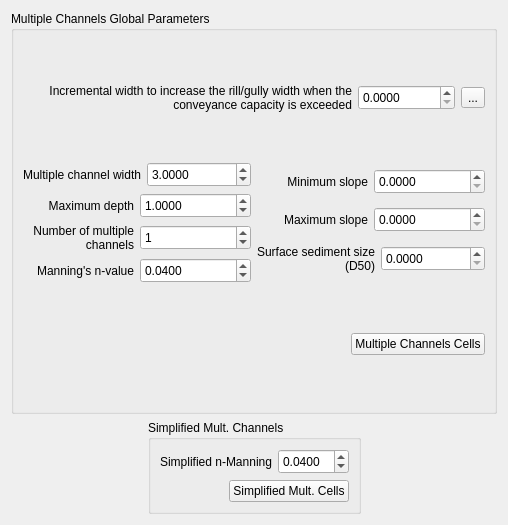
<?xml version="1.0" encoding="UTF-8"?>
<ui version="4.0">
 <class>f2d_widget</class>
 <widget class="QWidget" name="f2d_widget">
  <property name="geometry">
   <rect>
    <x>0</x>
    <y>0</y>
    <width>508</width>
    <height>525</height>
   </rect>
  </property>
  <property name="sizePolicy">
   <sizepolicy hsizetype="Preferred" vsizetype="Preferred">
    <horstretch>0</horstretch>
    <verstretch>0</verstretch>
   </sizepolicy>
  </property>
  <property name="minimumSize">
   <size>
    <width>250</width>
    <height>0</height>
   </size>
  </property>
  <property name="windowTitle">
   <string>FLO-2D Widget</string>
  </property>
  <layout class="QGridLayout" name="gridLayout_3">
   <item row="0" column="0">
    <widget class="QGroupBox" name="muiltiple_channels_global_grp">
     <property name="sizePolicy">
      <sizepolicy hsizetype="Preferred" vsizetype="Preferred">
       <horstretch>0</horstretch>
       <verstretch>0</verstretch>
      </sizepolicy>
     </property>
     <property name="minimumSize">
      <size>
       <width>0</width>
       <height>83</height>
      </size>
     </property>
     <property name="title">
      <string>Multiple Channels Global Parameters</string>
     </property>
     <property name="checkable">
      <bool>false</bool>
     </property>
     <layout class="QGridLayout" name="gridLayout">
      <item row="2" column="0">
       <layout class="QHBoxLayout" name="horizontalLayout_11">
        <item>
         <spacer name="horizontalSpacer">
          <property name="orientation">
           <enum>Qt::Horizontal</enum>
          </property>
          <property name="sizeHint" stdset="0">
           <size>
            <width>37</width>
            <height>17</height>
           </size>
          </property>
         </spacer>
        </item>
        <item>
         <widget class="QPushButton" name="individual_multiple_channels_data_btn">
          <property name="toolTip">
           <string>&lt;html&gt;&lt;head/&gt;&lt;body&gt;&lt;p&gt;Individual Multiple Channel Data&lt;/p&gt;&lt;/body&gt;&lt;/html&gt;</string>
          </property>
          <property name="text">
           <string>Multiple Channels Cells</string>
          </property>
         </widget>
        </item>
       </layout>
      </item>
      <item row="1" column="0">
       <layout class="QHBoxLayout" name="horizontalLayout_12">
        <item>
         <layout class="QVBoxLayout" name="verticalLayout">
          <item>
           <layout class="QHBoxLayout" name="horizontalLayout">
            <item>
             <widget class="QLabel" name="label_21">
              <property name="sizePolicy">
               <sizepolicy hsizetype="Preferred" vsizetype="Preferred">
                <horstretch>0</horstretch>
                <verstretch>0</verstretch>
               </sizepolicy>
              </property>
              <property name="toolTip">
               <string>&lt;html&gt;&lt;head/&gt;&lt;body&gt;&lt;p&gt;&lt;span style=&quot; font-weight:600;&quot;&gt;WDRALL&lt;/span&gt;&lt;/p&gt;&lt;p&gt;(ft or m)&lt;/p&gt;&lt;p&gt;Global assignment of the multiple channel width to all grid elements. If WDRALL = 0, all global variables are set to zero. &lt;/p&gt;&lt;p&gt;0 - 1000 ft&lt;/p&gt;&lt;p&gt;0 - 300 m&lt;/p&gt;&lt;/body&gt;&lt;/html&gt;</string>
              </property>
              <property name="text">
               <string>Multiple channel width</string>
              </property>
              <property name="alignment">
               <set>Qt::AlignRight|Qt::AlignTrailing|Qt::AlignVCenter</set>
              </property>
              <property name="wordWrap">
               <bool>true</bool>
              </property>
             </widget>
            </item>
            <item>
             <widget class="QDoubleSpinBox" name="mc_width_dbox">
              <property name="sizePolicy">
               <sizepolicy hsizetype="Preferred" vsizetype="Fixed">
                <horstretch>0</horstretch>
                <verstretch>0</verstretch>
               </sizepolicy>
              </property>
              <property name="minimumSize">
               <size>
                <width>0</width>
                <height>25</height>
               </size>
              </property>
              <property name="maximumSize">
               <size>
                <width>16777215</width>
                <height>25</height>
               </size>
              </property>
              <property name="toolTip">
               <string>&lt;html&gt;&lt;head/&gt;&lt;body&gt;&lt;p&gt;WDRALL&lt;/p&gt;&lt;/body&gt;&lt;/html&gt;</string>
              </property>
              <property name="buttonSymbols">
               <enum>QAbstractSpinBox::UpDownArrows</enum>
              </property>
              <property name="decimals">
               <number>4</number>
              </property>
              <property name="maximum">
               <double>9999999.000000000000000</double>
              </property>
              <property name="singleStep">
               <double>1.000000000000000</double>
              </property>
              <property name="value">
               <double>3.000000000000000</double>
              </property>
             </widget>
            </item>
           </layout>
          </item>
          <item>
           <layout class="QHBoxLayout" name="horizontalLayout_2">
            <item>
             <widget class="QLabel" name="label_26">
              <property name="sizePolicy">
               <sizepolicy hsizetype="Preferred" vsizetype="Preferred">
                <horstretch>0</horstretch>
                <verstretch>0</verstretch>
               </sizepolicy>
              </property>
              <property name="toolTip">
               <string>&lt;html&gt;&lt;head/&gt;&lt;body&gt;&lt;p&gt;&lt;span style=&quot; font-weight:600;&quot;&gt;DMALL&lt;/span&gt;&lt;/p&gt;&lt;p&gt;(ft or m)&lt;/p&gt;&lt;p&gt;Global assignment of the maximum depth to all grid elements.&lt;/p&gt;&lt;p&gt;0 - 1000 ft&lt;/p&gt;&lt;p&gt;0 - 300 m&lt;/p&gt;&lt;/body&gt;&lt;/html&gt;</string>
              </property>
              <property name="text">
               <string>Maximum depth</string>
              </property>
              <property name="alignment">
               <set>Qt::AlignRight|Qt::AlignTrailing|Qt::AlignVCenter</set>
              </property>
              <property name="wordWrap">
               <bool>true</bool>
              </property>
             </widget>
            </item>
            <item>
             <widget class="QDoubleSpinBox" name="mc_depth_dbox">
              <property name="sizePolicy">
               <sizepolicy hsizetype="Preferred" vsizetype="Fixed">
                <horstretch>0</horstretch>
                <verstretch>0</verstretch>
               </sizepolicy>
              </property>
              <property name="minimumSize">
               <size>
                <width>0</width>
                <height>25</height>
               </size>
              </property>
              <property name="maximumSize">
               <size>
                <width>16777215</width>
                <height>25</height>
               </size>
              </property>
              <property name="toolTip">
               <string>&lt;html&gt;&lt;head/&gt;&lt;body&gt;&lt;p&gt;DMALL&lt;/p&gt;&lt;/body&gt;&lt;/html&gt;</string>
              </property>
              <property name="buttonSymbols">
               <enum>QAbstractSpinBox::UpDownArrows</enum>
              </property>
              <property name="decimals">
               <number>4</number>
              </property>
              <property name="maximum">
               <double>9999999.000000000000000</double>
              </property>
              <property name="singleStep">
               <double>1.000000000000000</double>
              </property>
              <property name="value">
               <double>1.000000000000000</double>
              </property>
             </widget>
            </item>
           </layout>
          </item>
          <item>
           <layout class="QHBoxLayout" name="horizontalLayout_3">
            <item>
             <widget class="QLabel" name="label_27">
              <property name="sizePolicy">
               <sizepolicy hsizetype="Preferred" vsizetype="Preferred">
                <horstretch>0</horstretch>
                <verstretch>0</verstretch>
               </sizepolicy>
              </property>
              <property name="toolTip">
               <string>&lt;html&gt;&lt;head/&gt;&lt;body&gt;&lt;p&gt;&lt;span style=&quot; font-weight:600;&quot;&gt;NODCHNSALL&lt;/span&gt;&lt;/p&gt;&lt;p&gt;Global assignment of the number of multiple channels to all grid elements. &lt;/p&gt;&lt;p&gt;1 - 100&lt;/p&gt;&lt;/body&gt;&lt;/html&gt;</string>
              </property>
              <property name="text">
               <string>Number of multiple channels</string>
              </property>
              <property name="alignment">
               <set>Qt::AlignRight|Qt::AlignTrailing|Qt::AlignVCenter</set>
              </property>
              <property name="wordWrap">
               <bool>true</bool>
              </property>
             </widget>
            </item>
            <item>
             <widget class="QSpinBox" name="mc_number_sbox">
              <property name="minimumSize">
               <size>
                <width>0</width>
                <height>25</height>
               </size>
              </property>
              <property name="maximumSize">
               <size>
                <width>16777215</width>
                <height>25</height>
               </size>
              </property>
              <property name="toolTip">
               <string>&lt;html&gt;&lt;head/&gt;&lt;body&gt;&lt;p&gt;NODCHNSALL&lt;/p&gt;&lt;/body&gt;&lt;/html&gt;</string>
              </property>
              <property name="maximum">
               <number>100000</number>
              </property>
              <property name="value">
               <number>1</number>
              </property>
             </widget>
            </item>
           </layout>
          </item>
          <item>
           <layout class="QHBoxLayout" name="horizontalLayout_4">
            <item>
             <widget class="QLabel" name="label_28">
              <property name="sizePolicy">
               <sizepolicy hsizetype="Preferred" vsizetype="Preferred">
                <horstretch>0</horstretch>
                <verstretch>0</verstretch>
               </sizepolicy>
              </property>
              <property name="toolTip">
               <string>&lt;html&gt;&lt;head/&gt;&lt;body&gt;&lt;p&gt;&lt;span style=&quot; font-weight:600;&quot;&gt;XNMULTALL(K)&lt;/span&gt;&lt;/p&gt;&lt;p&gt;Global assignment of the multiple channel n-values to all the grid elements.&lt;/p&gt;&lt;p&gt;0.01 - 0.5&lt;/p&gt;&lt;/body&gt;&lt;/html&gt;</string>
              </property>
              <property name="text">
               <string>Manning's n-value</string>
              </property>
              <property name="alignment">
               <set>Qt::AlignRight|Qt::AlignTrailing|Qt::AlignVCenter</set>
              </property>
              <property name="wordWrap">
               <bool>true</bool>
              </property>
             </widget>
            </item>
            <item>
             <widget class="QDoubleSpinBox" name="mc_manning_dbox">
              <property name="sizePolicy">
               <sizepolicy hsizetype="Preferred" vsizetype="Fixed">
                <horstretch>0</horstretch>
                <verstretch>0</verstretch>
               </sizepolicy>
              </property>
              <property name="minimumSize">
               <size>
                <width>0</width>
                <height>25</height>
               </size>
              </property>
              <property name="maximumSize">
               <size>
                <width>16777215</width>
                <height>25</height>
               </size>
              </property>
              <property name="toolTip">
               <string>&lt;html&gt;&lt;head/&gt;&lt;body&gt;&lt;p&gt;XNMULTALL(K)&lt;/p&gt;&lt;/body&gt;&lt;/html&gt;</string>
              </property>
              <property name="buttonSymbols">
               <enum>QAbstractSpinBox::UpDownArrows</enum>
              </property>
              <property name="decimals">
               <number>4</number>
              </property>
              <property name="maximum">
               <double>9999999.000000000000000</double>
              </property>
              <property name="singleStep">
               <double>1.000000000000000</double>
              </property>
              <property name="value">
               <double>0.040000000000000</double>
              </property>
             </widget>
            </item>
           </layout>
          </item>
         </layout>
        </item>
        <item>
         <layout class="QVBoxLayout" name="verticalLayout_2">
          <item>
           <layout class="QHBoxLayout" name="horizontalLayout_5">
            <item>
             <widget class="QLabel" name="label_29">
              <property name="sizePolicy">
               <sizepolicy hsizetype="Preferred" vsizetype="Preferred">
                <horstretch>0</horstretch>
                <verstretch>0</verstretch>
               </sizepolicy>
              </property>
              <property name="toolTip">
               <string>&lt;html&gt;&lt;head/&gt;&lt;body&gt;&lt;p&gt;&lt;span style=&quot; font-weight:600;&quot;&gt;SSLOPEMIN&lt;/span&gt;&lt;/p&gt;&lt;p&gt;(dimensionless)&lt;/p&gt;&lt;p&gt;Minimum slope that multiple channel assignments will be made at run time. &lt;/p&gt;&lt;p&gt;0.0 - 1.0&lt;/p&gt;&lt;/body&gt;&lt;/html&gt;</string>
              </property>
              <property name="text">
               <string>Minimum slope</string>
              </property>
              <property name="alignment">
               <set>Qt::AlignRight|Qt::AlignTrailing|Qt::AlignVCenter</set>
              </property>
              <property name="wordWrap">
               <bool>true</bool>
              </property>
             </widget>
            </item>
            <item>
             <widget class="QDoubleSpinBox" name="mc_min_slope_dbox">
              <property name="sizePolicy">
               <sizepolicy hsizetype="Preferred" vsizetype="Fixed">
                <horstretch>0</horstretch>
                <verstretch>0</verstretch>
               </sizepolicy>
              </property>
              <property name="minimumSize">
               <size>
                <width>0</width>
                <height>25</height>
               </size>
              </property>
              <property name="maximumSize">
               <size>
                <width>16777215</width>
                <height>25</height>
               </size>
              </property>
              <property name="toolTip">
               <string>&lt;html&gt;&lt;head/&gt;&lt;body&gt;&lt;p&gt;SSLOPEMIN&lt;/p&gt;&lt;/body&gt;&lt;/html&gt;</string>
              </property>
              <property name="buttonSymbols">
               <enum>QAbstractSpinBox::UpDownArrows</enum>
              </property>
              <property name="decimals">
               <number>4</number>
              </property>
              <property name="maximum">
               <double>9999999.000000000000000</double>
              </property>
              <property name="singleStep">
               <double>1.000000000000000</double>
              </property>
             </widget>
            </item>
           </layout>
          </item>
          <item>
           <layout class="QHBoxLayout" name="horizontalLayout_6">
            <item>
             <widget class="QLabel" name="label_30">
              <property name="sizePolicy">
               <sizepolicy hsizetype="Preferred" vsizetype="Preferred">
                <horstretch>0</horstretch>
                <verstretch>0</verstretch>
               </sizepolicy>
              </property>
              <property name="toolTip">
               <string>&lt;html&gt;&lt;head/&gt;&lt;body&gt;&lt;p&gt;&lt;span style=&quot; font-weight:600;&quot;&gt;SSLOPEMAX&lt;/span&gt;&lt;/p&gt;&lt;p&gt;(dimensionless)&lt;/p&gt;&lt;p&gt;Maximum slope that multiple channel assignments will be made at run time. &lt;/p&gt;&lt;p&gt;0.0 - 1.0&lt;/p&gt;&lt;/body&gt;&lt;/html&gt;</string>
              </property>
              <property name="text">
               <string>Maximum slope</string>
              </property>
              <property name="alignment">
               <set>Qt::AlignRight|Qt::AlignTrailing|Qt::AlignVCenter</set>
              </property>
              <property name="wordWrap">
               <bool>true</bool>
              </property>
             </widget>
            </item>
            <item>
             <widget class="QDoubleSpinBox" name="mc_max_slope_dbox">
              <property name="sizePolicy">
               <sizepolicy hsizetype="Preferred" vsizetype="Fixed">
                <horstretch>0</horstretch>
                <verstretch>0</verstretch>
               </sizepolicy>
              </property>
              <property name="minimumSize">
               <size>
                <width>0</width>
                <height>25</height>
               </size>
              </property>
              <property name="maximumSize">
               <size>
                <width>16777215</width>
                <height>25</height>
               </size>
              </property>
              <property name="toolTip">
               <string>&lt;html&gt;&lt;head/&gt;&lt;body&gt;&lt;p&gt;SSLOPEMAX&lt;/p&gt;&lt;/body&gt;&lt;/html&gt;</string>
              </property>
              <property name="buttonSymbols">
               <enum>QAbstractSpinBox::UpDownArrows</enum>
              </property>
              <property name="decimals">
               <number>4</number>
              </property>
              <property name="maximum">
               <double>9999999.000000000000000</double>
              </property>
              <property name="singleStep">
               <double>1.000000000000000</double>
              </property>
             </widget>
            </item>
           </layout>
          </item>
          <item>
           <layout class="QHBoxLayout" name="horizontalLayout_7">
            <item>
             <widget class="QLabel" name="label_31">
              <property name="sizePolicy">
               <sizepolicy hsizetype="Preferred" vsizetype="Preferred">
                <horstretch>0</horstretch>
                <verstretch>0</verstretch>
               </sizepolicy>
              </property>
              <property name="toolTip">
               <string>&lt;html&gt;&lt;head/&gt;&lt;body&gt;&lt;p&gt;&lt;span style=&quot; font-weight:600;&quot;&gt;AVULD50&lt;/span&gt;&lt;/p&gt;&lt;p&gt;(mm)&lt;/p&gt;&lt;p&gt;Bed material D50 sediment size fraction. Assignment of AVULD50 triggers the avulsion component that will allow a multiple channel to seek a new path if the channel conveyance capacity is exceeded.&lt;/p&gt;&lt;p&gt;0.00 - 100.0&lt;/p&gt;&lt;/body&gt;&lt;/html&gt;</string>
              </property>
              <property name="text">
               <string>Surface sediment size (D50)</string>
              </property>
              <property name="alignment">
               <set>Qt::AlignRight|Qt::AlignTrailing|Qt::AlignVCenter</set>
              </property>
              <property name="wordWrap">
               <bool>true</bool>
              </property>
             </widget>
            </item>
            <item>
             <widget class="QDoubleSpinBox" name="mc_d50_dbox">
              <property name="sizePolicy">
               <sizepolicy hsizetype="Preferred" vsizetype="Fixed">
                <horstretch>0</horstretch>
                <verstretch>0</verstretch>
               </sizepolicy>
              </property>
              <property name="minimumSize">
               <size>
                <width>0</width>
                <height>25</height>
               </size>
              </property>
              <property name="maximumSize">
               <size>
                <width>16777215</width>
                <height>25</height>
               </size>
              </property>
              <property name="toolTip">
               <string>&lt;html&gt;&lt;head/&gt;&lt;body&gt;&lt;p&gt;AVULD50&lt;/p&gt;&lt;/body&gt;&lt;/html&gt;</string>
              </property>
              <property name="buttonSymbols">
               <enum>QAbstractSpinBox::UpDownArrows</enum>
              </property>
              <property name="decimals">
               <number>4</number>
              </property>
              <property name="maximum">
               <double>9999999.000000000000000</double>
              </property>
              <property name="singleStep">
               <double>1.000000000000000</double>
              </property>
             </widget>
            </item>
           </layout>
          </item>
         </layout>
        </item>
       </layout>
      </item>
      <item row="0" column="0">
       <layout class="QHBoxLayout" name="horizontalLayout_13">
        <item>
         <widget class="QLabel" name="label_20">
          <property name="sizePolicy">
           <sizepolicy hsizetype="Preferred" vsizetype="Preferred">
            <horstretch>0</horstretch>
            <verstretch>0</verstretch>
           </sizepolicy>
          </property>
          <property name="toolTip">
           <string>&lt;html&gt;&lt;head/&gt;&lt;body&gt;&lt;p&gt;&lt;span style=&quot; font-weight:600;&quot;&gt;WMC&lt;/span&gt;&lt;/p&gt;&lt;p&gt;(ft or m)&lt;/p&gt;&lt;p&gt;Incremental width by which multiple channels will be expanded when the maximum depth DM is exceeded&lt;/p&gt;&lt;p&gt;0 - 1000 ft&lt;/p&gt;&lt;p&gt;0 - 300 m&lt;/p&gt;&lt;/body&gt;&lt;/html&gt;</string>
          </property>
          <property name="text">
           <string>&lt;html&gt;&lt;head/&gt;&lt;body&gt;&lt;p&gt;Incremental width to increase the rill/gully width when the conveyance capacity is exceeded&lt;/p&gt;&lt;/body&gt;&lt;/html&gt;</string>
          </property>
          <property name="alignment">
           <set>Qt::AlignRight|Qt::AlignTrailing|Qt::AlignVCenter</set>
          </property>
          <property name="wordWrap">
           <bool>true</bool>
          </property>
         </widget>
        </item>
        <item>
         <widget class="QDoubleSpinBox" name="mc_incremental_dbox">
          <property name="sizePolicy">
           <sizepolicy hsizetype="Fixed" vsizetype="Fixed">
            <horstretch>0</horstretch>
            <verstretch>0</verstretch>
           </sizepolicy>
          </property>
          <property name="minimumSize">
           <size>
            <width>0</width>
            <height>25</height>
           </size>
          </property>
          <property name="maximumSize">
           <size>
            <width>16777215</width>
            <height>25</height>
           </size>
          </property>
          <property name="toolTip">
           <string>&lt;html&gt;&lt;head/&gt;&lt;body&gt;&lt;p&gt;WMC&lt;/p&gt;&lt;/body&gt;&lt;/html&gt;</string>
          </property>
          <property name="buttonSymbols">
           <enum>QAbstractSpinBox::UpDownArrows</enum>
          </property>
          <property name="decimals">
           <number>4</number>
          </property>
          <property name="maximum">
           <double>9999999.000000000000000</double>
          </property>
          <property name="singleStep">
           <double>1.000000000000000</double>
          </property>
         </widget>
        </item>
        <item>
         <widget class="QToolButton" name="multiple_channels_help_btn">
          <property name="enabled">
           <bool>true</bool>
          </property>
          <property name="minimumSize">
           <size>
            <width>0</width>
            <height>0</height>
           </size>
          </property>
          <property name="maximumSize">
           <size>
            <width>16777215</width>
            <height>16777215</height>
           </size>
          </property>
          <property name="toolTip">
           <string>Multiple Channels Help</string>
          </property>
          <property name="text">
           <string>...</string>
          </property>
          <property name="icon">
           <iconset>
            <normaloff>../img/help.svg</normaloff>../img/help.svg</iconset>
          </property>
          <property name="iconSize">
           <size>
            <width>24</width>
            <height>24</height>
           </size>
          </property>
         </widget>
        </item>
       </layout>
      </item>
     </layout>
    </widget>
   </item>
   <item row="1" column="0">
    <layout class="QHBoxLayout" name="horizontalLayout_10">
     <item>
      <spacer name="horizontalSpacer_3">
       <property name="orientation">
        <enum>Qt::Horizontal</enum>
       </property>
       <property name="sizeHint" stdset="0">
        <size>
         <width>68</width>
         <height>20</height>
        </size>
       </property>
      </spacer>
     </item>
     <item>
      <widget class="QGroupBox" name="simplifie_MC_grp">
       <property name="sizePolicy">
        <sizepolicy hsizetype="Fixed" vsizetype="Fixed">
         <horstretch>0</horstretch>
         <verstretch>0</verstretch>
        </sizepolicy>
       </property>
       <property name="title">
        <string>Simplified Mult. Channels</string>
       </property>
       <layout class="QGridLayout" name="gridLayout_2">
        <item row="0" column="0">
         <layout class="QHBoxLayout" name="horizontalLayout_8">
          <item>
           <widget class="QLabel" name="label">
            <property name="toolTip">
             <string>&lt;html&gt;&lt;head/&gt;&lt;body&gt;&lt;p&gt;&lt;span style=&quot; font-weight:600;&quot;&gt;XNMULTTRICHN&lt;/span&gt;&lt;/p&gt;&lt;p&gt;Global assignment of the multiple channel n-values to all the grid ele ments.&lt;/p&gt;&lt;p&gt;0.01 - 0.5&lt;/p&gt;&lt;/body&gt;&lt;/html&gt;</string>
            </property>
            <property name="text">
             <string>Simplified n-Manning</string>
            </property>
            <property name="alignment">
             <set>Qt::AlignRight|Qt::AlignTrailing|Qt::AlignVCenter</set>
            </property>
           </widget>
          </item>
          <item>
           <widget class="QDoubleSpinBox" name="simple_manning_dbox">
            <property name="minimumSize">
             <size>
              <width>0</width>
              <height>25</height>
             </size>
            </property>
            <property name="maximumSize">
             <size>
              <width>16777215</width>
              <height>25</height>
             </size>
            </property>
            <property name="toolTip">
             <string>&lt;html&gt;&lt;head/&gt;&lt;body&gt;&lt;p&gt;XNMULTTRICHN&lt;/p&gt;&lt;/body&gt;&lt;/html&gt;</string>
            </property>
            <property name="decimals">
             <number>4</number>
            </property>
            <property name="value">
             <double>0.040000000000000</double>
            </property>
           </widget>
          </item>
         </layout>
        </item>
        <item row="1" column="0">
         <layout class="QHBoxLayout" name="horizontalLayout_9">
          <item>
           <spacer name="horizontalSpacer_2">
            <property name="orientation">
             <enum>Qt::Horizontal</enum>
            </property>
            <property name="sizeHint" stdset="0">
             <size>
              <width>40</width>
              <height>20</height>
             </size>
            </property>
           </spacer>
          </item>
          <item>
           <widget class="QPushButton" name="simplified_mult_channel_cells_btn">
            <property name="toolTip">
             <string>&lt;html&gt;&lt;head/&gt;&lt;body&gt;&lt;p&gt;&lt;span style=&quot; font-weight:600;&quot;&gt;IMGRID(I)&lt;/span&gt;&lt;/p&gt;&lt;p&gt;A character to define a new bridge cross section dataset.&lt;/p&gt;&lt;p&gt;1 - NNOD&lt;/p&gt;&lt;/body&gt;&lt;/html&gt;</string>
            </property>
            <property name="text">
             <string>Simplified Mult. Cells</string>
            </property>
           </widget>
          </item>
         </layout>
        </item>
       </layout>
      </widget>
     </item>
     <item>
      <spacer name="horizontalSpacer_4">
       <property name="orientation">
        <enum>Qt::Horizontal</enum>
       </property>
       <property name="sizeHint" stdset="0">
        <size>
         <width>68</width>
         <height>20</height>
        </size>
       </property>
      </spacer>
     </item>
    </layout>
   </item>
  </layout>
 </widget>
 <resources/>
 <connections/>
</ui>
